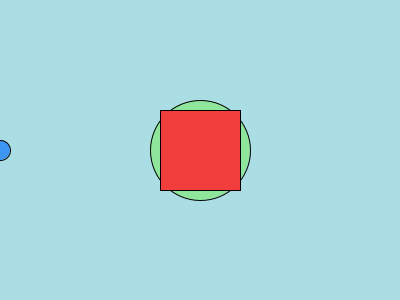
Frame 1 (no input)
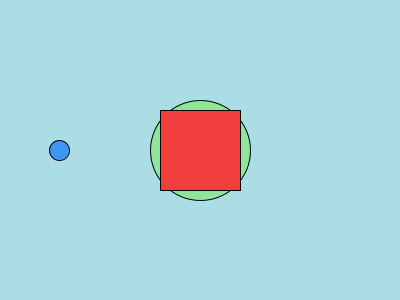
Frame 60 (the mouse pressed at the canvas centre just before this capture)
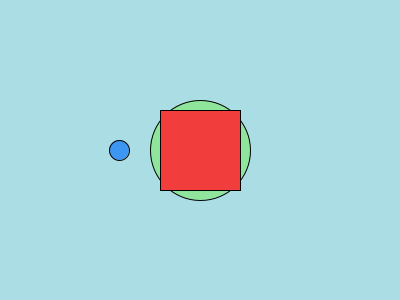
Frame 120 (the mouse held since frame 60 and released just before this capture)

The Processing sketch that drew these frames (run headless with seeded random() and noise(); from frame 60 on, the mouse is pressed at the canvas centre):

// Processing sketch: Quiz_06_Mission_04
// ── Quiz_06_Mission_04.pde
int xpos = 0;

void setup() {
  size(400,300);
  background(#ABDDE5);
}

void draw() {
  background(#ABDDE5);
  
  fill(#90E59D);
  ellipse(200,150,100,100);
  
  fill(#3D96F2);
  ellipse(xpos,150,20,20);
  xpos += 1;
  
  fill(#F23D3D);
  rect(160,110,80,80);
}
